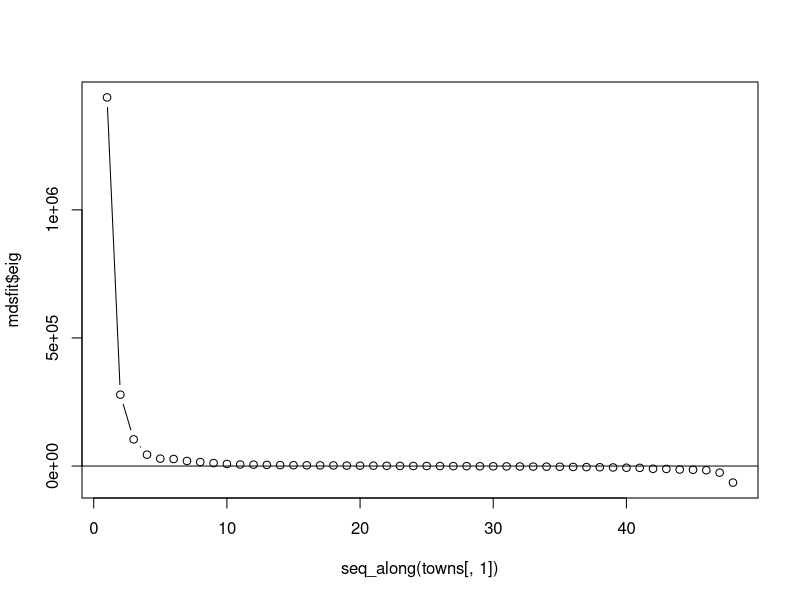
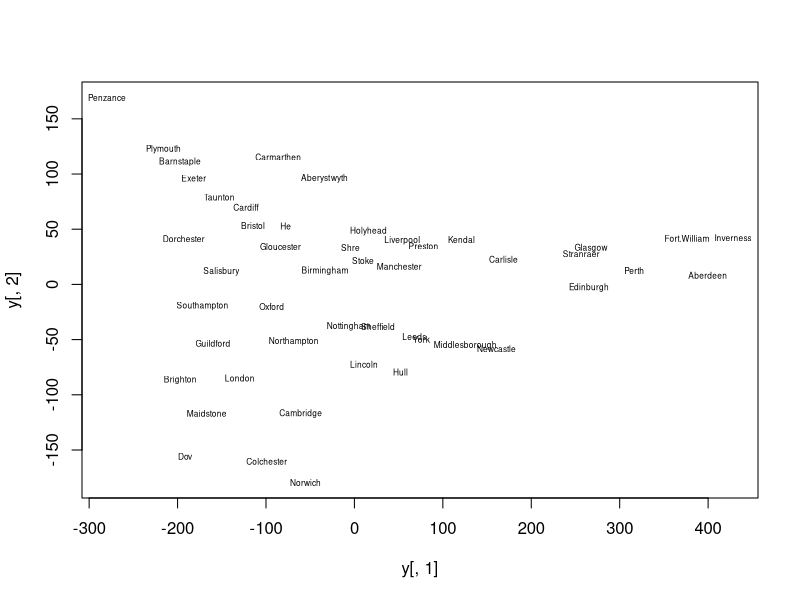

The R source for these figures, in order: (Note: this script raises an error after producing the figures.)
## ---- chunk 1
library(knitr)
opts_chunk$set(tidy.opts = list(width.cutoff = 60), tidy = TRUE)
## ---- chunk 2
towns <- read.csv(file = '../Data_csv/British_towns.csv')
towns <- subset(towns, select = -V1)
towns <- as.matrix(towns)
rownames(towns) <- colnames(towns)
## ---- chunk 3
mdsfit <- cmdscale(d = towns, k = 2, eig = T)
y <- mdsfit$points
## ---- chunk 4
plot(seq_along(towns[, 1]), mdsfit$eig, type = 'b')
abline(h = 0)
## ---- chunk 5
plot(y[, 1], y[, 2], type = 'n')
text(y[, 1], y[, 2], labels = rownames(towns), cex = 0.5)
## ---- chunk 6
knitr::include_graphics("british_towns.png")
## ---- chunk 7
zoo <- read.csv(file = '../Data_csv/zoo.csv')
## ---- chunk 8
D_zoo <- matrix(nrow = 101, ncol = 101)
for (i in 1:101) { for (j in 1:101) { D_zoo[i, j] <- sum(zoo[i,] != zoo[j,]) } }
## ---- chunk 9
mdsfit <- cmdscale(d = D_zoo, k = 2, eig = T)
y_zoo <- mdsfit$points
## ---- chunk 10
plot(y_zoo[, 1], y_zoo[, 2], type = 'n')
text(y_zoo[, 1], y_zoo[, 2], labels = zoo$Name, cex = 0.5)
